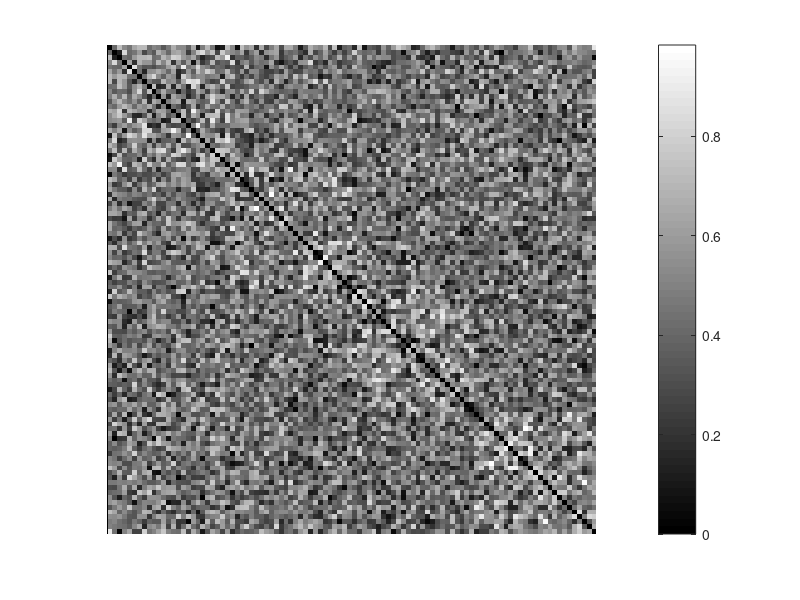

This chart was generated by the following MATLAB code: (Note: this script raises an error after producing the figure.)
clc; close all;
currentFolder = pwd;
addpath(genpath(currentFolder));

newdata = 1;
if newdata == 1
    clear;
    %% Data Generalization
    n = 100; % Total number of points
    c = 4; % Number of clusters
    n1 = n/c;
    noisePortion = 0.85;
    noise = noisePortion*rand(n) + 10*blkdiag(ones(n1),ones(n1),ones(n1),ones(n1));
    noise(noise>1) = 0;
    c1=1;A=blkdiag(c1*rand(n1),c1*rand(n1),c1*rand(n1),c1*rand(n1)) + noise; 

    % Randomly set 20 noise points to 1
    A(1,100)=1; A(51,16)=1; A(76,12)=1; A(1,87)=1; A(3,95)=1; A(30,1)=1; A(77,9)=1; A(50,22)=1; A(8,88)=1; A(21,93)=1; A(45,8)=1; A(27,91)=1;
    A(17,97)=1; A(53,11)=1; A(34,4)=1; A(28,67)=1; A(24,71)=1; A(2,78)=1; A(75,18)=1; A(17,99)=1;

    A = A - diag(diag(A));
    A0 = A;
    A = (A+A')/2;
else
    A = A0;
end;

y0 = [ones(n1,1);2*ones(n1,1);3*ones(n1,1);4*ones(n1,1)];

figure; imshow(A,[]); colormap jet; colorbar;
set(gcf,'outerposition',get(0,'screensize'));

isrobust = 0;
[y, S, evs, cs] = CLR(A0, c, isrobust);
result_CLR0 = ClusteringMeasure(y0, y)
%n = histc(y,unique(y))'

figure; imshow(S,[]); colormap jet; colorbar;
set(gcf,'outerposition',get(0,'screensize'));

isrobust = 1;
[y, S, evs, cs] = CLR(A0, c, isrobust);
result_CLR1 = ClusteringMeasure(y0, y)
%n = histc(y,unique(y))'

figure; imshow(S,[]); colormap jet; colorbar;
set(gcf,'outerposition',get(0,'screensize'));



% RCut & NCut
D = diag(sum(A));
nRepeat = 100;
Ini = zeros(n, nRepeat);
for jj = 1 : nRepeat
    Ini(:, jj) = randsrc(n, 1, 1:c);
end;

% RCut
fprintf('Ratio Cut\n');
[Fg, tmpD] = eig1(full(D-A), c, 0, 1);
Fg = Fg./repmat(sqrt(sum(Fg.^2,2)),1,c);  %optional
y = tuneKmeans(Fg, Ini);
result_RCut = ClusteringMeasure(y0, y)

% NCut
fprintf('Normalized Cut\n');
Dd = diag(D);
Dn = spdiags(sqrt(1./Dd),0,n,n);
An = Dn*A*Dn;
An = (An+An')/2;
[Fng, D] = eig1(full(An), c, 1, 1);
Fng = Fng./repmat(sqrt(sum(Fng.^2,2)),1,c);  %optional
y = tuneKmeans(Fng, Ini);
result_NCut = ClusteringMeasure(y0, y)


